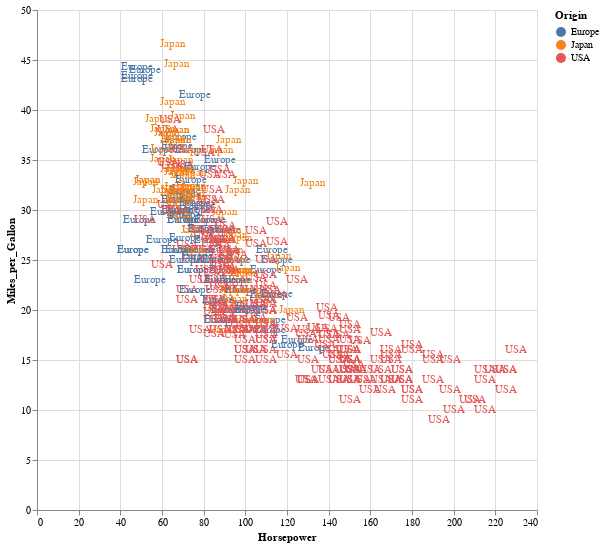

Write notebook code for a chart like this one.
### Markdown cell above
## Scatter Plot by Text

### Code cell
@vlplot(
  data = cars, 
  mark = :text, # Text is the mark in this case not point (first position)
  x = :Horsepower,  
  y = :Miles_per_Gallon,
  text = :Origin, # Text reflect the origin
  color= :Origin,
  height = 500,
  width = 500
)

### Figure 1 — Vega-Lite specification as saved in the notebook (floating-point values rounded to 4 significant figures; data arrays with more than 128 entries replaced by an {"elided": "..."} marker saying what was removed)
{"data": {"values": {"elided": "406 records"}}, "mark": "text", "height": 500, "width": 500, "encoding": {"x": {"field": "Horsepower", "type": "quantitative"}, "y": {"field": "Miles_per_Gallon", "type": "quantitative"}, "text": {"field": "Origin", "type": "nominal"}, "color": {"field": "Origin", "type": "nominal"}}}
